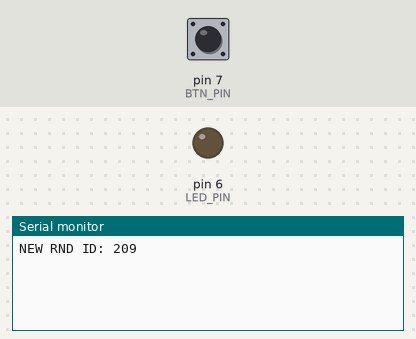
Bench run of a sketch on a simulated Arduino Uno, built with avr-gcc and run on an emulated ATmega328P. Parts: output pins drawn as LEDs (lit = HIGH), the last lines printed to the serial monitor. The inputs (shaded band) are chosen by the test bench; at power-on: pin 7 (BTN_PIN) LOW. Random numbers use the default seed unless the sketch sets one; EEPROM starts erased; no radio packets arrive unless stated.

Above: at 1.2 s.
1.3 s: pin 7 (BTN_PIN) pulled HIGH for 0.15 s
At 1.48 s:
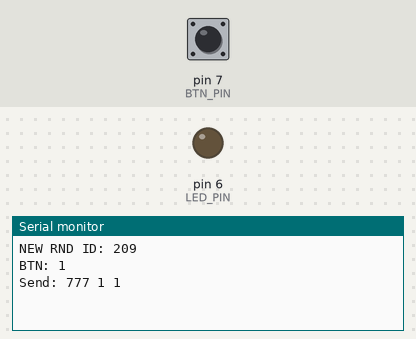
At 2.9 s:
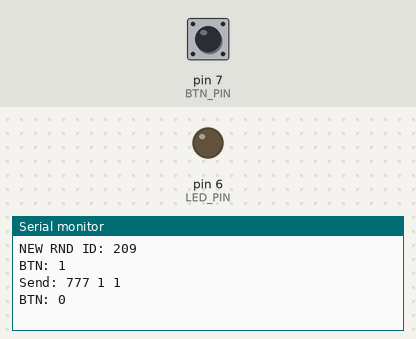

The sketch:

remote.ino
```cpp
#include <VirtualWire.h>
#include <EEPROM.h>

#include <SPI.h>
#include <nRF24L01.h>
#include <RF24.h>


#define CSN_PIN 10
#define CE_PIN 9
#define LED_PIN 6
#define ADDR_BASE 7777
#define ADDR_RMT 6666
//#define R_SPEED 200
#define BTN_PIN 7
#define CHK_INT 777

RF24 radio(CE_PIN, CSN_PIN);


int main_security = 0;
int main_alarm = 0;

int id;

int str = 1;

int btn_state = 0;
int btn_state_last = 0;

void setup() {
    Serial.begin(9600);

    pinMode(LED_PIN,OUTPUT);
    pinMode(BTN_PIN, INPUT);

    radio.begin();
    radio.setChannel(7);
    radio.setRetries(15,15);
    //radio.enableAckPayload();
    radio.setDataRate(RF24_250KBPS); // скорость обмена данными RF24_1MBPS или RF24_2MBPS
    radio.setPALevel(RF24_PA_MAX);

    radio.openReadingPipe(1, ADDR_RMT);
    radio.startListening();

    //vw_set_ptt_inverted(true);
    //vw_set_tx_pin(TX_PIN);
    //vw_set_rx_pin(RX_PIN);
    //vw_setup(R_SPEED);
    //vw_rx_start();

    id = EEPROM.read(0);
    if (id == 255 || id == 0) {
        randomSeed(analogRead(0));
        int randNumber = random(0, 255);
        Serial.print("NEW RND ID: ");
        Serial.println(randNumber);
        EEPROM.write(0, randNumber);
    }
    //sendMessage(str);
    //Serial.print("ID: ");
    //Serial.println(id);

}

void loop () {
    checkIncomingData();
    checkButtons();
    delay(100);
}

void sendMessage (int zone, int val) {
//    BASE_MSG msg = {id, 0, cmd};
    //Serial.println(msg);
//    Serial.print("Size of msg: ");
//    Serial.println(sizeof(msg));
//    vw_send((uint8_t *)&msg, sizeof(msg));
//    vw_wait_tx();
    //digitalWrite(LED_PIN, cmd);
    //radio.writeAckPayload(1, &ok_msg, sizeof(ok_msg));

    int cmd[3];
    cmd[0] = CHK_INT;
    cmd[1] = zone; //main security
    cmd[2] = val;

    radio.stopListening();
    radio.openWritingPipe(ADDR_BASE);
    radio.write(cmd, sizeof(cmd));

    radio.openReadingPipe(1, ADDR_RMT);
    radio.startListening();

    Serial.print("Send: ");
    Serial.print(cmd[0]);
    Serial.print(' ');
    Serial.print(cmd[1]);
    Serial.print(' ');
    Serial.println(cmd[2]);


}


void checkIncomingData() {
    int cmd[3];
    if (radio.available()) {
        radio.read(cmd, sizeof(cmd));
        delay(100);
        // Serial.print("REC: ");
        // Serial.print(cmd[0]);
        // Serial.print(' ');
        // Serial.print(cmd[1]);
        // Serial.print(' ');
        // Serial.println(cmd[2]);

        if (cmd[0] == CHK_INT) {
            parseIncCmd(cmd[1], cmd[2]);
        }
    }
}

void parseIncCmd(int zone, int val) {
    Serial.print("CMD: zone - ");
    Serial.print(zone);
    Serial.print(" ; val - ");
    Serial.println(val);

    if (zone == 1) { // охрана
        // Serial.println(main_security);
        main_security = val;
        if (main_security == 1) {
            digitalWrite(LED_PIN, HIGH);
        } else {
            digitalWrite(LED_PIN, LOW);
        }
    }
}

void checkButtons() {
    btn_state = digitalRead(BTN_PIN);

    if (btn_state != btn_state_last) {
        btn_state_last = btn_state;

        Serial.print("BTN: ");
        Serial.println(btn_state);
        if (btn_state > 0) {

            sendMessage(1, !main_security);
            main_security = !main_security;
            //digitalWrite(LED_PIN, main_security);
        }
    }

}
```

Measured:
- after the input at 1.3 s, the serial monitor: prints a new line at once (image 1)
